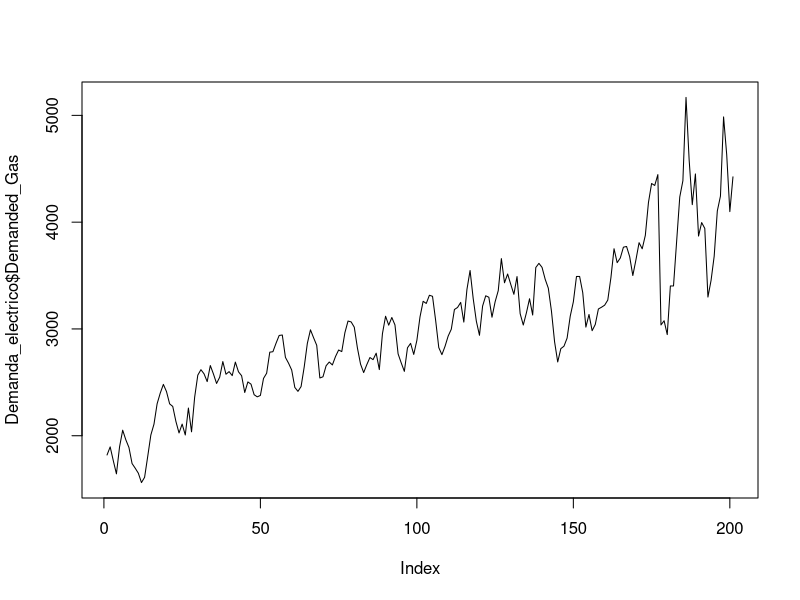
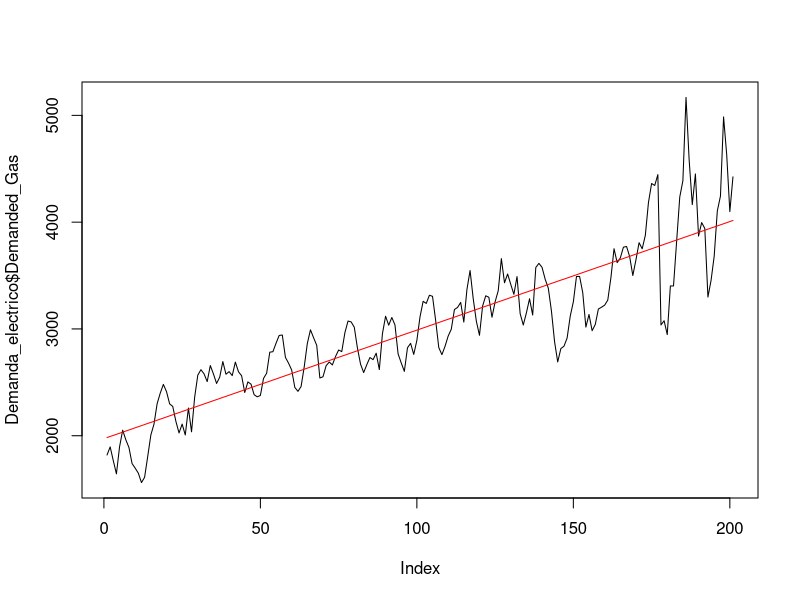
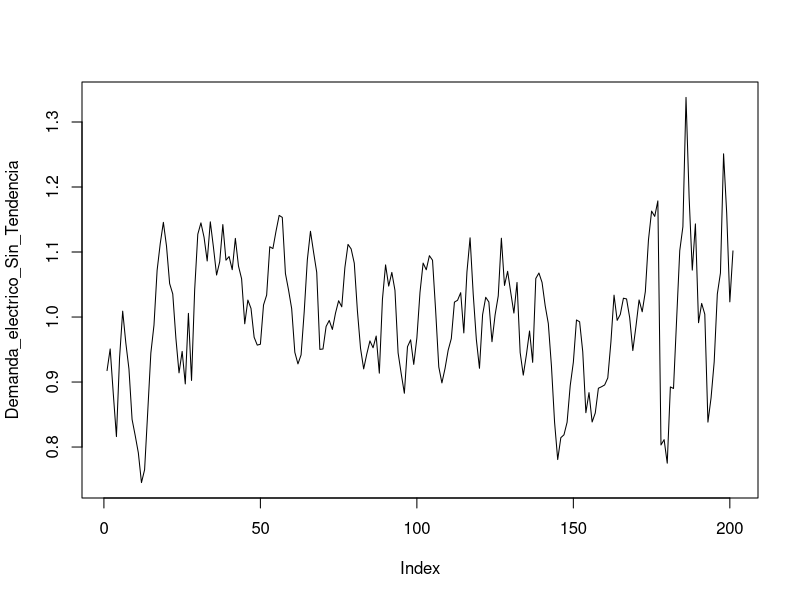
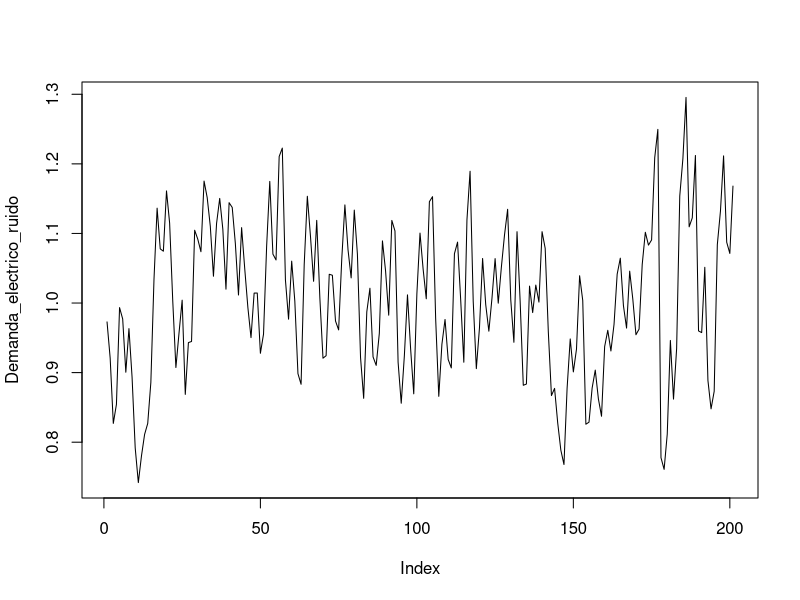
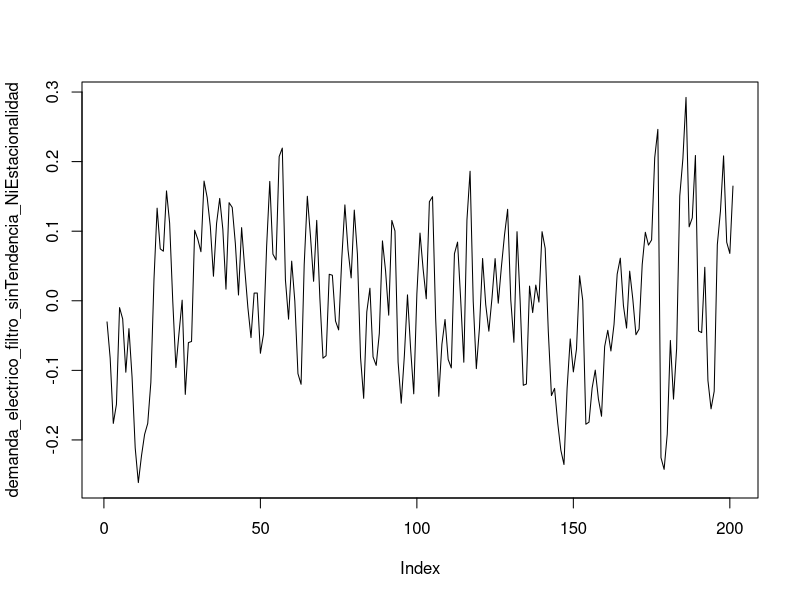
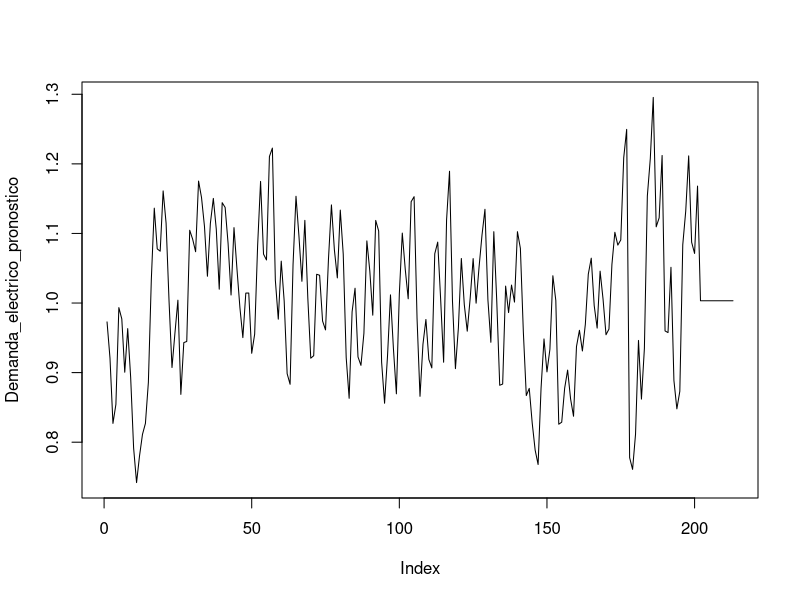
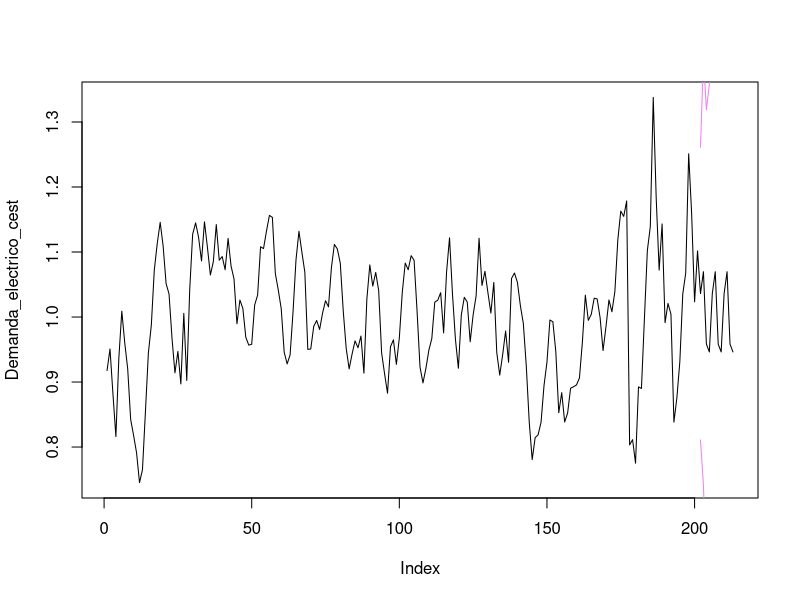
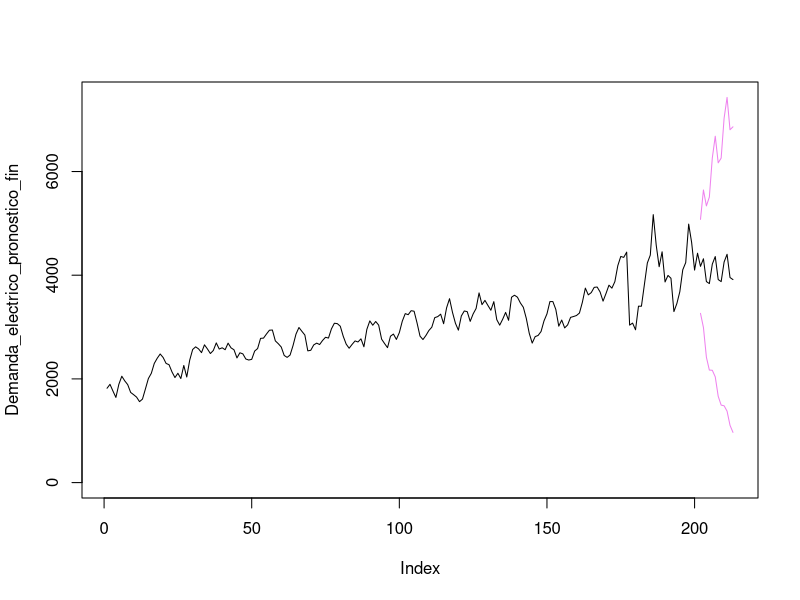

Write the R code that produced these figures, in order.
## ---- chunk 1
knitr::opts_chunk$set(echo = TRUE)
## ---- chunk 2
install.packages("readxl")

library("readxl")
## ---- chunk 3

Demanda_electrico <-read_excel("Demanda_electrico_2022_full1_pp.xlsx")
## ---- chunk 4
head(Demanda_electrico)
summary(Demanda_electrico)
typeof(Demanda_electrico)
dim(Demanda_electrico)
## ---- chunk 5
plot(Demanda_electrico$Demanded_Gas, type = "l")
## ---- chunk 6

Electrico_Demanded_gas_line<-lm(Demanded_Gas~Date, data=Demanda_electrico)

Electrico_Demanded_gas_line


## ---- chunk 7
Electrico_Demanded_gas_line_aplicada <- predict(Electrico_Demanded_gas_line, newdata = data.frame(Date = Demanda_electrico$Date))

Electrico_Demanded_gas_line_aplicada

## ---- chunk 8
plot(Demanda_electrico$Demanded_Gas, type="l")
lines(Electrico_Demanded_gas_line_aplicada, col = "red")
## ---- chunk 9
Demanda_electrico_Sin_Tendencia<-Demanda_electrico$Demanded_Gas/Electrico_Demanded_gas_line_aplicada

plot(Demanda_electrico_Sin_Tendencia, type="l")
Demanda_electrico_Sin_Tendencia
dim(Demanda_electrico_Sin_Tendencia)
## ---- chunk 10
# Generate indices for T1, T2, T3, and T4
# Define the indices for each subset
T1_indices <- c(seq(1, 3), seq(13, 15), seq(25, 27), seq(37, 39), seq(49, 51), seq(61, 63), seq(73, 75), seq(85, 87), seq(97, 99), seq(109, 111), seq(121, 123), seq(133, 135), seq(145, 147), seq(157, 159), seq(169, 171), seq(181, 183), seq(193, 195))


T2_indices <- c(seq(4, 6), seq(16, 18), seq(28, 30), seq(40, 42), seq(52, 54), seq(64, 66), seq(76, 78), seq(88, 90), seq(100, 102), seq(112, 114), seq(124, 126), seq(136, 138), seq(148, 150), seq(160, 162), seq(172, 174), seq(184, 186), seq(196, 198))

T3_indices <- c(seq(7, 9), seq(19, 21), seq(31, 33), seq(43, 45), seq(55, 57), seq(67, 69), seq(79, 81), seq(91, 93), seq(103, 105), seq(115, 117), seq(127, 129), seq(139, 141), seq(151, 153), seq(163, 165), seq(175, 177), seq(187, 189), seq(199, 201))

T4_indices <- c(seq(10, 12), seq(22, 24), seq(34, 36), seq(46, 48), seq(58, 60), seq(70, 72), seq(82, 84), seq(94, 96), seq(106, 108), seq(118, 120), seq(130, 132), seq(142, 144), seq(154, 156), seq(166, 168), seq(178, 180), seq(190, 192), seq(202, 204))


# Create the subsets
T1 <- Demanda_electrico_Sin_Tendencia[T1_indices]
T1
T2 <- Demanda_electrico_Sin_Tendencia[T2_indices]
T2
T3 <- Demanda_electrico_Sin_Tendencia[T3_indices]
T3
T4 <- Demanda_electrico_Sin_Tendencia[T4_indices]
T4



## ---- chunk 11

FE1_electrico<-mean(T1)/mean(Demanda_electrico_Sin_Tendencia)
FE1_electrico

FE2_electrico<-mean(T2)/mean(Demanda_electrico_Sin_Tendencia)
FE2_electrico

FE3_electrico<-mean(T3)/mean(Demanda_electrico_Sin_Tendencia)
FE3_electrico

FE4_electrico<-mean(T4, na.rm = TRUE)/mean(Demanda_electrico_Sin_Tendencia)
FE4_electrico
## ---- chunk 12
FE1_electrico
## ---- chunk 13
FE4_electrico
## ---- chunk 14

Demanda_electrico_ruido<-Demanda_electrico_Sin_Tendencia/c(FE1_electrico, FE2_electrico, FE3_electrico, FE4_electrico)

Demanda_electrico_ruido

plot(Demanda_electrico_ruido, type="l")
## ---- chunk 15

demanda_electrico_filtro_sinTendencia_NiEstacionalidad <-Demanda_electrico_ruido-mean(Demanda_electrico_ruido)

plot(demanda_electrico_filtro_sinTendencia_NiEstacionalidad, type="l")

## Se determina la desviación estandar del error 

sd_est_demanda_electrico<-sd(demanda_electrico_filtro_sinTendencia_NiEstacionalidad)
sd_est_demanda_electrico

## ---- chunk 16

Demanda_electrico_pronostico<-c(Demanda_electrico_ruido, rep(mean(Demanda_electrico_ruido), 12))

plot(Demanda_electrico_pronostico, type="l")

## ---- chunk 17
LI_demanda_electrico<-Demanda_electrico_pronostico[202:213]-2*sd_est_demanda_electrico*c(1:12)^.5
LS_demanda_electrico<-Demanda_electrico_pronostico[202:213]+2*sd_est_demanda_electrico*c(1:12)^.5

## Tambien se debe "crear la linea para nuestros limites" teniendo NA en los valores de datos historicos, así como los 12 valores de limites previamente calculados

LI_demanda_electrico_ajustado<-c(rep(NA, times=201), LI_demanda_electrico)
LI_demanda_electrico_ajustado

LS_demanda_electrico_ajustado<-c(rep(NA, times=201), LS_demanda_electrico)
LS_demanda_electrico_ajustado
## ---- chunk 18

# Devolver estacionalidada

Demanda_electrico_cest<-Demanda_electrico_pronostico*c(FE1_electrico, FE2_electrico,FE3_electrico, FE4_electrico)
Demanda_electrico_cest


LI_demanda_electrico_cest<-LI_demanda_electrico_ajustado*c(FE1_electrico, FE2_electrico,FE3_electrico, FE4_electrico)
LI_demanda_electrico_cest



LS_demanda_electrico_cest<-LS_demanda_electrico_ajustado*c(FE1_electrico, FE2_electrico,FE3_electrico, FE4_electrico)
LS_demanda_electrico_cest


plot(Demanda_electrico_cest, type="l")
lines(LI_demanda_electrico_cest, col="violet")
lines(LS_demanda_electrico_cest, col="violet")
## ---- chunk 19
# create a new data set with 12 additional months
extended_dates_electrico <- seq(as.Date("2005-01-01"), as.Date("2022-09-01"), by = "month")

# create a data frame with 225 rows
extended_demanda_electrico <- data.frame(Date = extended_dates_electrico, 
                                         Demanded_Gas = rep(NA, length(extended_dates_electrico)))

# assign values to a subset of Demanded_Gas that corresponds to the length of Demanda_electrico$Demanded_Gas
extended_demanda_electrico$Demanded_Gas[1:length(Demanda_electrico$Demanded_Gas)] <- Demanda_electrico$Demanded_Gas

# print the resulting data frame
extended_demanda_electrico

extended_demanda_electrico$Date <- as.POSIXct(as.character(extended_demanda_electrico$Date), format = "%Y-%m-%d")

extended_demanda_electrico


## ---- chunk 20
Electrico_Demanded_gas_line_aplicada2 <- predict(Electrico_Demanded_gas_line, newdata = data.frame(Date = extended_demanda_electrico$Date))

Electrico_Demanded_gas_line_aplicada2
## ---- chunk 21



Demanda_electrico_pronostico_fin<-Demanda_electrico_cest*Electrico_Demanded_gas_line_aplicada2

LI_demanda_electrico_fin<-LI_demanda_electrico_cest*Electrico_Demanded_gas_line_aplicada2
LS_demanda_electrico_fin<-LS_demanda_electrico_cest*Electrico_Demanded_gas_line_aplicada2


plot(Demanda_electrico_pronostico_fin, type="l", ylim=c(0, max(LS_demanda_electrico_fin, na.rm = TRUE)))
lines(LI_demanda_electrico_fin, col="violet")
lines(LS_demanda_electrico_fin, col="violet")

## ---- chunk 22
# Create a data frame with the predicted values and intervals
df_demanda_electrico_pronostico <- data.frame(Demanded_Gas = c(Demanda_electrico$Demanded_Gas[1:201], rep(NA, 12)), 
                                              Demanda_electrico_pronostico_fin = Demanda_electrico_pronostico_fin, 
                                              LI_demanda_electrico_fin = LI_demanda_electrico_fin, 
                                              LS_demanda_electrico_fin = LS_demanda_electrico_fin)

# View the resulting data frame
View(df_demanda_electrico_pronostico)

## ---- chunk 23

Demanda_electrico_completa <-read_excel("Demanda_electrico_2022_full1.xlsx")
Demanda_electrico_completa
## ---- chunk 24
# Create a data frame with the predicted values and intervals
df_demanda_electrico_pronostico_completo <- data.frame(Demanded_Gas = Demanda_electrico_completa$Demanded_Gas, 
                                              Demanda_electrico_pronostico_fin = Demanda_electrico_pronostico_fin, 
                                              LI_demanda_electrico_fin = LI_demanda_electrico_fin, 
                                              LS_demanda_electrico_fin = LS_demanda_electrico_fin)

# View the resulting data frame
View(df_demanda_electrico_pronostico_completo)
## ---- chunk 25

##Primero formemos un vector con los valores reales 
Demanda_electrico_completa_reales12 <- Demanda_electrico_completa$Demanded_Gas[202:213]
Demanda_electrico_completa_reales12

## Despues formemos un vector con únicamente los valores pronósticados 
Demanda_electrico_E_forecast12 <- Demanda_electrico_pronostico_fin[202:213]
Demanda_electrico_E_forecast12

##Calculemos el MAPE entre estos dos vectores 

# First, calculate the absolute percentage error (APE) for each element in the vectors
APE_electrico_estatico <- abs((Demanda_electrico_completa_reales12 - Demanda_electrico_E_forecast12) / Demanda_electrico_completa_reales12)

# Calculate the mean APE across all elements in the vectors
MAPE_electrico_estatico <- mean(APE_electrico_estatico) * 100

# Print the MAPE value
cat("MAPE error para el forecast calculado con el método de 'suavizamiento estático'es:", MAPE_electrico_estatico, "%")


## ---- chunk 26
Demanda_electrico_ts <-ts(Demanda_electrico$Demanded_Gas, frequency =12, start =c(2005,1))
Demanda_electrico_ts 
## ---- chunk 27
plot(Demanda_electrico_ts, main="Demanda electrico train data in time series data type")
## ---- chunk 28
Demanda_electrico_ts_hw1 <-HoltWinters(Demanda_electrico_ts, seasonal = 'multiplicative')
Demanda_electrico_ts_hw1
## ---- chunk 29
Demanda_electrico_ts_hw1$alpha
## ---- chunk 30
Demanda_electrico_ts_hw1$beta
## ---- chunk 31
Demanda_electrico_ts_hw1$gamma
## ---- chunk 32
plot(Demanda_electrico_ts_hw1, main="Aplicaicón del método de Holt Winters a Demanda electrico train data")
## ---- chunk 33
# Install the forecast package
install.packages("forecast")

# Load the forecast package
library(forecast)
## ---- chunk 34
Demanda_electrico_ts_hw1_fc <- forecast(Demanda_electrico_ts_hw1, h=12, level=0.95)
Demanda_electrico_ts_hw1_fc
## ---- chunk 35
plot(Demanda_electrico_ts_hw1_fc, main="Forecast de Demanda_electrico usando el Método de Holt Winters")
## ---- chunk 36
Demanda_electrico_ts_hw1$SSE
## ---- chunk 37


## Despues formemos un vector con únicamente los valores pronósticados 
Demanda_electrico_HW_forecast12 <- Demanda_electrico_ts_hw1_fc$mean
Demanda_electrico_HW_forecast12



## ---- chunk 38

##Calculemos el MAPE entre estos dos vectores 

# First, calculate the absolute percentage error (APE) for each element in the vectors
APE_electrico_HW <- abs((Demanda_electrico_completa_reales12 - Demanda_electrico_HW_forecast12) / Demanda_electrico_completa_reales12)

# Calculate the mean APE across all elements in the vectors
MAPE_electrico_HW <- mean(APE_electrico_HW) * 100

# Print the MAPE value
cat("MAPE error para el forecast calculado con el método de 'HoltWinters'es:", MAPE_electrico_HW, "%")
## ---- chunk 39
cat("MAPE error para el forecast calculado con el método de 'suavizamiento estático'es:", MAPE_electrico_estatico, "%")

  
cat("MAPE error para el forecast calculado con el método de 'HoltWinters'es:", MAPE_electrico_HW, "%")
